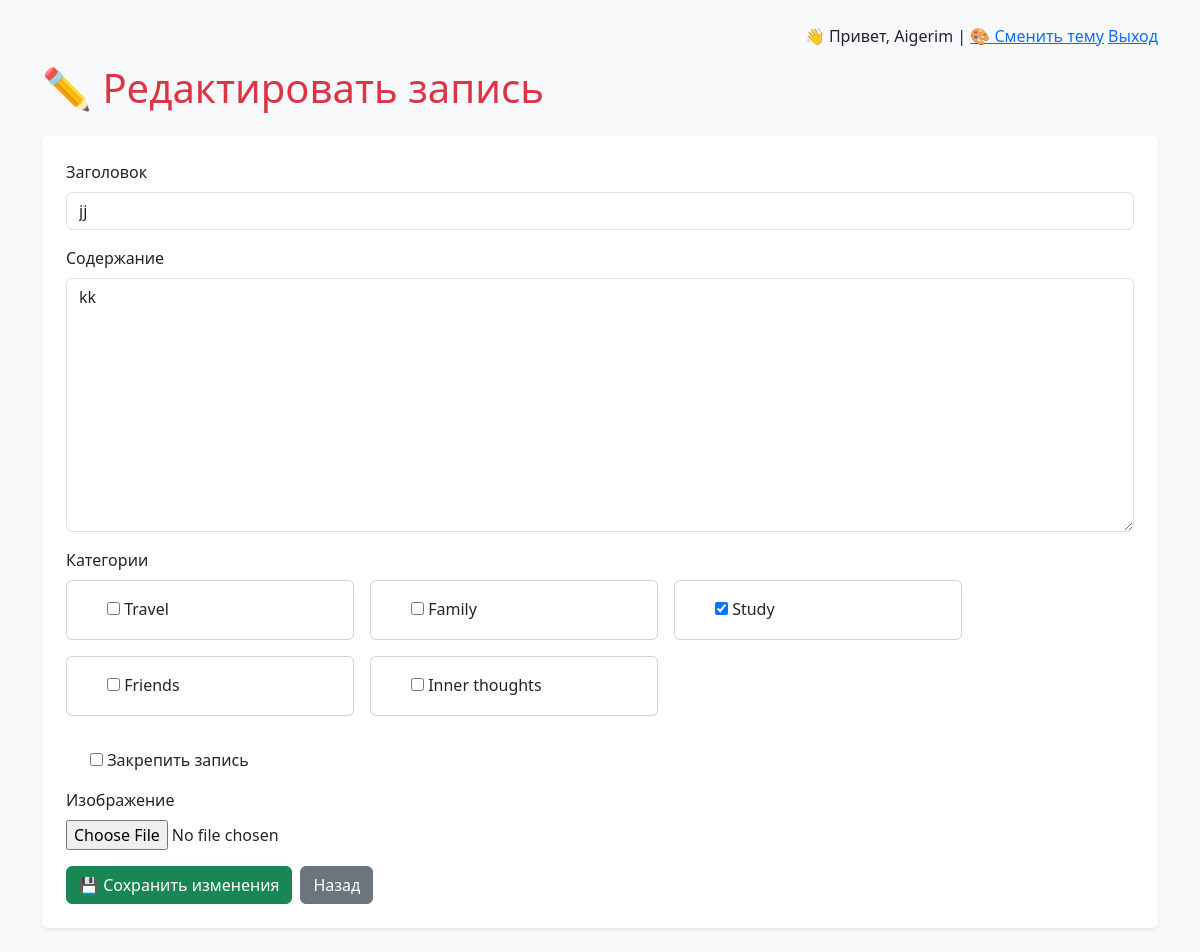
The page /entry/10/edit/ (signed in) on the database its author committed.
### diary/models.py (models this page shows, shortened)
class DiaryEntry(models.Model):
    objects = DiaryManager()
    user = models.ForeignKey(User, on_delete=models.CASCADE)
    title = models.CharField(max_length=200)
    content = models.TextField()
    categories = models.ManyToManyField(Category, blank=True)
    created_at = models.DateTimeField(auto_now_add=True)
    is_pinned = models.BooleanField(default=False)
    image = models.ImageField(upload_to='diary_images/', blank=True, null=True)

class Category(models.Model):
    name = models.CharField(max_length=100)
    def __str__(self):
        return self.name

### diary/views.py (the view)
# urls.py: path('entry/<int:entry_id>/edit/', views.edit_entry, name='edit_entry'),
@login_required
def edit_entry(request, entry_id):
    entry = get_object_or_404(DiaryEntry, pk=entry_id, user=request.user)
    theme = request.session.get('theme', 'light')
    if request.method == 'POST':
        form = DiaryEntryForm(request.POST, request.FILES, instance=entry)
        if form.is_valid():
            form.save()
            return redirect('view_entry', entry_id=entry.id)
    else:
        form = DiaryEntryForm(instance=entry)
    return render(request, 'diary/edit_entry.html', {'form': form, 'entry': entry, 'theme': theme})

### diary/forms.py
class DiaryEntryForm(forms.ModelForm):
    categories = forms.ModelMultipleChoiceField(
        queryset=Category.objects.all(),
        widget=forms.CheckboxSelectMultiple,
        required=False
    )
    class Meta:
        model = DiaryEntry
        fields = ['title', 'content', 'categories','is_pinned', 'image']

### diary/templates/diary/edit_entry.html (shortened to what this page needs)
{% extends 'diary/base.html' %}
{% load widget_tweaks %}
{% block content %}
<h1 class="mb-4 text-danger">✏️ Редактировать запись</h1>
<form method="post" enctype="multipart/form-data" class="bg-white p-4 rounded shadow-sm">
    <div class="mb-3">
        <label class="form-label">Заголовок</label>
        {{ form.title|add_class:"form-control" }}
    </div>
    <div class="mb-3">
        <label class="form-label">Содержание</label>
        {{ form.content|add_class:"form-control" }}
    </div>
    <div class="mb-3">
        <label class="form-label">Категории</label>
        <div class="d-flex flex-wrap">
            {% for checkbox in form.categories %}
                <div class="card me-3 mb-3" style="width: 18rem;">
                    <div class="card-body">
                        <div class="form-check">
                            {{ checkbox.tag }}
                            <label class="form-check-label">{{ checkbox.choice_label }}</label>
                        </div>
                    </div>
                </div>
            {% endfor %}
        </div>
    </div>
    <div class="mb-3 form-check">
        {{ form.is_pinned }}
        <label class="form-check-label">Закрепить запись</label>
    </div>
    <div class="mb-3">
        <label class="form-label">Изображение</label><br>
        {{ form.image }}
    </div>
    <div class="d-flex gap-2">
        <button type="submit" class="btn btn-success">💾 Сохранить изменения</button>
        <a href="{% url 'view_entry' entry.id %}" class="btn btn-secondary">Назад</a>
    </div>
</form>
{% endblock %}

### diary/templates/diary/base.html (shortened to what this page needs)
<!DOCTYPE html>
<html lang="ru">
<head>
    <link href="https://cdn.jsdelivr.net/npm/bootstrap@5.3.3/dist/css/bootstrap.min.css" rel="stylesheet">
</head>
<body class="{% if request.session.theme == 'pink' %}pink-theme{% else %}bg-light{% endif %}">
<div class="container py-4">
    <p class="text-end">
        👋 Привет, {{ user.username }} |
        <a href="{% url 'toggle_theme' %}">🎨 Сменить тему</a>
        <a href="{% url 'logout' %}">Выход</a>
    </p>
    {% block content %}{% endblock %}
</div>
</body>
</html>

### diary/templates/diary/base.html (style rules this page uses)
.btn { padding: 10px 20px; border: none; background-color: #008CBA; color: white; text-decoration: none; border-radius: 5px; font-weight: bold; }
.btn-secondary { background-color: #6c757d; }

### rows shown on the page
DiaryEntry: title "jj", content "kk"
Category: choice_label "Travel"
Category: choice_label "Family"
Category: choice_label "Study"
Category: choice_label "Friends"
Category: choice_label "Inner thoughts"

### other values the page prints
{{ user.username }} "Aigerim"
